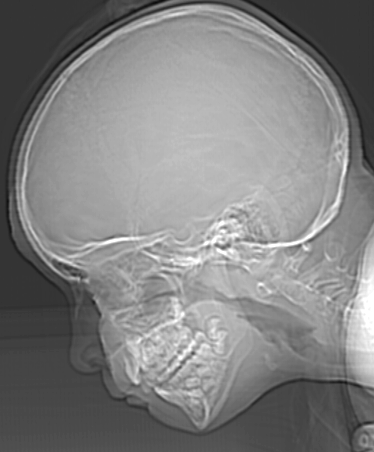
#> input picture Trabalho01/ctskull-256.tif, 374 x 452 px
$ python quantizacao.py
#> lines starting #> are read from the running program, lines starting #| are printed output that depends on the picture
import numpy as np
from PIL import Image
import matplotlib.pyplot as plt

# =============================================================================
# ATIVIDADE AVALIATIVA 1 - REQUISITO 2: QUANTIZAÇÃO
# PROFA. ALESSANDRA APARECIDA PAULINO
# =============================================================================

print("PROCESSAMENTO DIGITAL DE IMAGENS - ATIVIDADE AVALIATIVA 1")
print("REQUISITO 2: QUANTIZAÇÃO DE PIXELS (BITS POR PIXEL)")
print("Profa. Alessandra Aparecida Paulino")
print("=" * 80)

# Configurações
IMAGEM_ENTRADA = 'ctskull-256.tif'
BITS_ORIGINAL = 8  # Imagem original tem 8 bits (256 níveis)
BITS_ALVOS = [7, 6, 5, 4, 3, 2, 1]  # Bits solicitados na atividade

# =============================================================================
# TEORIA: O QUE É QUANTIZAÇÃO?
# =============================================================================

print("\n📚 CONCEITOS FUNDAMENTAIS:")
print("\n   🔍 O QUE É QUANTIZAÇÃO?")
print("      • Processo de REDUZIR o número de níveis de intensidade")
print("      • Cada pixel passa a ter MENOS bits para representar sua cor/intensidade")
print("      • Imagem fica com MENOS tons de cinza")

print("\n   🔍 BITS POR PIXEL:")
print("      • Determina quantos níveis de cinza existem")
print("      • Fórmula: L = 2^k (onde k = número de bits)")
print("      • 8 bits → 2^8 = 256 níveis (0 a 255)")
print("      • 7 bits → 2^7 = 128 níveis")
print("      • 1 bit  → 2^1 = 2 níveis (preto e branco)")

print("\n   🔍 EFEITOS DA QUANTIZAÇÃO:")
print("      • Reduz o número de cores/tons")
print("      • Cria efeito de 'posterização' ou 'contorno falso'")
print("      • Diminui o tamanho do arquivo")
print("      • Pode causar perda de detalhes sutis")


# =============================================================================
# FUNÇÕES BÁSICAS
# =============================================================================

def carregar_imagem(caminho):
    """
    Carrega uma imagem e converte para escala de cinza
    """
    try:
        img = Image.open(caminho).convert('L')
        array_img = np.array(img, dtype=np.uint8)
        print(f"\n✓ Imagem '{caminho}' carregada com sucesso!")
        print(f"   • Dimensões: {array_img.shape[1]} x {array_img.shape[0]} pixels")
        print(f"   • Bits por pixel: {BITS_ORIGINAL}")
        print(f"   • Níveis de cinza: {2 ** BITS_ORIGINAL}")
        print(f"   • Faixa de valores: 0 a {2 ** BITS_ORIGINAL - 1}")
        return array_img
    except FileNotFoundError:
        print(f"\n⚠ ERRO: Arquivo '{caminho}' não encontrado!")
        print("Criando uma imagem sintética para demonstração...")
        return criar_imagem_sintetica()


# [50 lines left out: function criar_imagem_sintetica, not called in this run]


# =============================================================================
# IMPLEMENTAÇÃO DA QUANTIZAÇÃO (SEM FUNÇÕES PRONTAS)
# =============================================================================

def calcular_niveis_quantizacao(bits):
    """
    Calcula o número de níveis de cinza para um dado número de bits

    FÓRMULA: L = 2^k
    onde:
    - L = número de níveis
    - k = número de bits

    Args:
        bits: Número de bits por pixel

    Returns:
        int: Número de níveis de cinza
    """
    niveis = 2 ** bits
    print(f"\n   📐 CÁLCULO DE NÍVEIS:")
    print(f"      • Bits: {bits}")
    print(f"      • Fórmula: L = 2^{bits}")
    print(f"      • Níveis de cinza: {niveis}")

    return niveis


def quantizar_imagem(imagem, bits_alvo):
    """
    Quantiza a imagem para um número específico de bits
    IMPLEMENTAÇÃO MANUAL - SEM FUNÇÕES PRONTAS

    TEORIA DA QUANTIZAÇÃO:
    - Imagem original tem 256 níveis (8 bits)
    - Queremos reduzir para 2^bits_alvo níveis
    - Precisamos "agrupar" os níveis originais em menos grupos

    ALGORITMO:
    1. Calcula quantos níveis teremos (2^bits_alvo)
    2. Calcula o "passo" entre cada nível
    3. Para cada pixel:
       a) Divide o valor pelo passo (determina em qual grupo está)
       b) Multiplica de volta pelo passo (obtém o valor representativo do grupo)

    EXEMPLO:
    - Original: 256 níveis (0-255)
    - Alvo: 4 bits → 16 níveis
    - Passo: 256/16 = 16
    - Valor 127 → 127/16 = 7 → 7*16 = 112 (novo valor)

    Args:
        imagem: Array numpy da imagem original
        bits_alvo: Número de bits desejado

    Returns:
        np.array: Imagem quantizada
    """
    print(f"\n{'=' * 70}")
    print(f"🔄 QUANTIZAÇÃO PARA {bits_alvo} BIT(S)")
    print(f"{'=' * 70}")

    # Calcula número de níveis
    niveis_alvo = calcular_niveis_quantizacao(bits_alvo)
    niveis_original = 2 ** BITS_ORIGINAL

    # Calcula o "passo" entre níveis
    passo = niveis_original / niveis_alvo

    print(f"\n   🔄 PROCESSO DE QUANTIZAÇÃO:")
    print(f"      • Níveis originais: {niveis_original} (8 bits)")
    print(f"      • Níveis alvo: {niveis_alvo} ({bits_alvo} bit(s))")
    print(f"      • Passo de quantização: {niveis_original}/{niveis_alvo} = {passo:.2f}")

    # Cria imagem quantizada
    altura, largura = imagem.shape
    imagem_quantizada = np.zeros((altura, largura), dtype=np.uint8)

    print(f"      • Processando {altura * largura:,} pixels...")

    # QUANTIZAÇÃO PIXEL POR PIXEL (implementação manual)
    for i in range(altura):
        for j in range(largura):
            # Pega valor original do pixel
            valor_original = imagem[i, j]

            # ETAPA 1: Divide pelo passo para determinar o grupo
            grupo = int(valor_original / passo)

            # ETAPA 2: Multiplica de volta para obter o valor representativo
            valor_quantizado = int(grupo * passo)

            # Garante que não ultrapassa 255
            valor_quantizado = min(valor_quantizado, 255)

            # Atribui o novo valor
            imagem_quantizada[i, j] = valor_quantizado

        # Mostra progresso a cada 10%
        if (i + 1) % (altura // 10) == 0:
            progresso = ((i + 1) / altura) * 100
            print(f"      • Progresso: {progresso:.0f}%")

    print(f"      ✓ Quantização concluída!")

    # Calcula estatísticas
    valores_unicos_original = len(np.unique(imagem))
    valores_unicos_quantizada = len(np.unique(imagem_quantizada))

    print(f"\n   📊 ESTATÍSTICAS:")
    print(f"      • Valores únicos (original): {valores_unicos_original}")
    print(f"      • Valores únicos (quantizada): {valores_unicos_quantizada}")
    print(f"      • Redução de informação: {(1 - bits_alvo / BITS_ORIGINAL) * 100:.1f}%")
    print(f"      • Compressão teórica: {BITS_ORIGINAL / bits_alvo:.2f}x")

    return imagem_quantizada


def aplicar_quantizacao_detalhada(imagem, bits_alvo):
    """
    Aplica quantização com explicação detalhada do processo
    """
    print(f"\n   💡 EXEMPLO NUMÉRICO DA QUANTIZAÇÃO:")

    # Pega alguns pixels de exemplo
    pixel_exemplo = imagem[128, 128]  # Pixel central

    niveis_alvo = 2 ** bits_alvo
    passo = 256 / niveis_alvo

    grupo = int(pixel_exemplo / passo)
    valor_quantizado = int(grupo * passo)

    print(f"      • Pixel exemplo (128, 128):")
    print(f"        - Valor original: {pixel_exemplo}")
    print(f"        - Grupo: {pixel_exemplo}/{passo:.2f} = {grupo}")
    print(f"        - Valor quantizado: {grupo} × {passo:.2f} = {valor_quantizado}")
    print(f"        - Diferença: {abs(pixel_exemplo - valor_quantizado)}")

    # Aplica quantização
    return quantizar_imagem(imagem, bits_alvo)


# =============================================================================
# VISUALIZAÇÃO DOS RESULTADOS
# =============================================================================

def visualizar_resultados(imagem_original, imagens_quantizadas, bits):
    """
    Visualiza todas as imagens lado a lado para comparação
    """
    print(f"\n{'=' * 70}")
    print("🎨 VISUALIZANDO RESULTADOS")
    print(f"{'=' * 70}")

    # Cria figura com 4x2 subplots (original + 7 quantizadas)
    fig, axes = plt.subplots(2, 4, figsize=(20, 10))
    fig.suptitle('REQUISITO 2: Quantização de Pixels (Redução de Bits)',
                 fontsize=16, fontweight='bold')

    # Flatten axes para facilitar iteração
    axes = axes.flatten()

    # Imagem original
    axes[0].imshow(imagem_original, cmap='gray', vmin=0, vmax=255)
    axes[0].set_title(f'Original\n8 bits\n256 níveis',
                      fontweight='bold', fontsize=11)
    axes[0].axis('off')

    # Imagens quantizadas
    for idx, (img_quant, bits_val) in enumerate(zip(imagens_quantizadas, bits)):
        axes[idx + 1].imshow(img_quant, cmap='gray', vmin=0, vmax=255)
        niveis = 2 ** bits_val
        axes[idx + 1].set_title(f'{bits_val} bit(s)\n{niveis} níveis',
                                fontweight='bold', fontsize=11)
        axes[idx + 1].axis('off')

    plt.tight_layout()
    plt.show()

    print("✓ Visualização principal concluída!")


def visualizar_histogramas(imagem_original, imagens_quantizadas, bits):
    """
    Visualiza histogramas para mostrar a distribuição de intensidades
    """
    print(f"\n{'=' * 70}")
    print("📊 VISUALIZANDO HISTOGRAMAS")
    print(f"{'=' * 70}")

    fig, axes = plt.subplots(2, 4, figsize=(20, 10))
    fig.suptitle('Histogramas: Distribuição de Níveis de Intensidade',
                 fontsize=16, fontweight='bold')

    axes = axes.flatten()

    # Histograma original
    axes[0].hist(imagem_original.ravel(), bins=256, range=(0, 256),
                 color='gray', alpha=0.7)
    axes[0].set_title(f'Original (8 bits)\n256 níveis possíveis', fontweight='bold')
    axes[0].set_xlabel('Intensidade')
    axes[0].set_ylabel('Frequência')
    axes[0].grid(True, alpha=0.3)

    # Histogramas quantizados
    for idx, (img_quant, bits_val) in enumerate(zip(imagens_quantizadas, bits)):
        niveis = 2 ** bits_val
        axes[idx + 1].hist(img_quant.ravel(), bins=niveis, range=(0, 256),
                           color='gray', alpha=0.7)
        axes[idx + 1].set_title(f'{bits_val} bit(s)\n{niveis} níveis',
                                fontweight='bold')
        axes[idx + 1].set_xlabel('Intensidade')
        axes[idx + 1].set_ylabel('Frequência')
        axes[idx + 1].grid(True, alpha=0.3)

    plt.tight_layout()
    plt.show()

    print("✓ Histogramas gerados!")


def visualizar_zoom_comparacao(imagem_original, imagens_quantizadas, bits):
    """
    Visualiza ZOOM em uma região para ver o efeito de posterização
    """
    print(f"\n{'=' * 70}")
    print("🔍 VISUALIZAÇÃO COM ZOOM (Efeito de Posterização)")
    print(f"{'=' * 70}")

    # Define região de interesse (centro)
    altura, largura = imagem_original.shape
    y_start = altura // 3
    y_end = 2 * altura // 3
    x_start = largura // 3
    x_end = 2 * largura // 3

    # Cria figura
    fig, axes = plt.subplots(2, 4, figsize=(20, 10))
    fig.suptitle('ZOOM: Efeito de Posterização (Contornos Falsos)',
                 fontsize=16, fontweight='bold')

    axes = axes.flatten()

    # Original
    regiao_orig = imagem_original[y_start:y_end, x_start:x_end]
    axes[0].imshow(regiao_orig, cmap='gray', vmin=0, vmax=255, interpolation='nearest')
    axes[0].set_title('Original (8 bits)\nTransições suaves', fontweight='bold')
    axes[0].axis('off')

    # Quantizadas
    for idx, (img_quant, bits_val) in enumerate(zip(imagens_quantizadas, bits)):
        regiao = img_quant[y_start:y_end, x_start:x_end]
        axes[idx + 1].imshow(regiao, cmap='gray', vmin=0, vmax=255, interpolation='nearest')
        axes[idx + 1].set_title(f'{bits_val} bit(s)\nContornos visíveis', fontweight='bold')
        axes[idx + 1].axis('off')

    plt.tight_layout()
    plt.show()

    print("✓ Visualização com zoom concluída!")


# =============================================================================
# ANÁLISE E DISCUSSÃO DOS RESULTADOS
# =============================================================================

def analisar_resultados(imagem_original, imagens_quantizadas, bits):
    """
    Análise detalhada dos efeitos da quantização
    """
    print(f"\n{'=' * 80}")
    print("📊 ANÁLISE DOS RESULTADOS - EFEITOS DA QUANTIZAÇÃO")
    print(f"{'=' * 80}")

    print("\n🔍 OBSERVAÇÕES SOBRE RESOLUÇÃO DE INTENSIDADE:")

    for img_quant, bits_val in zip(imagens_quantizadas, bits):
        niveis = 2 ** bits_val
        valores_unicos = len(np.unique(img_quant))

        print(f"\n   📌 {bits_val} BIT(S) ({niveis} NÍVEIS):")
        print(f"      • Níveis teóricos: {niveis}")
        print(f"      • Valores únicos na imagem: {valores_unicos}")

        if bits_val >= 5:
            print(f"      • Efeito visual: Quase imperceptível ao olho humano")
            print(f"      • Qualidade: Excelente para a maioria das aplicações")
        elif bits_val >= 3:
            print(f"      • Efeito visual: Posterização visível em zonas suaves")
            print(f"      • Qualidade: Aceitável para algumas aplicações")
        else:
            print(f"      • Efeito visual: Posterização severa, contornos falsos")
            print(f"      • Qualidade: Perda significativa de informação")

    print("\n💡 CONCEITOS IMPORTANTES:")
    print("   • RESOLUÇÃO DE INTENSIDADE: Menor alteração discernível nos níveis")
    print("   • POSTERIZAÇÃO: Efeito de 'bandas' ou 'contornos falsos'")
    print("   • Ocorre quando há poucos níveis para representar transições suaves")
    print("   • Bits ↓ = Níveis ↓ = Mais posterização")

    print("\n📚 OBSERVAÇÃO CIENTÍFICA:")
    print("   • O olho humano distingue aproximadamente 100-200 níveis de cinza")
    print("   • 8 bits (256 níveis) é geralmente suficiente")
    print("   • 6 bits (64 níveis) ainda é aceitável em muitos casos")
    print("   • Abaixo de 5 bits a qualidade deteriora rapidamente")

    print("\n⚖️ TRADE-OFF: QUALIDADE vs ARMAZENAMENTO")
    print("   • 8 bits → 1 byte por pixel (padrão)")
    print("   • 4 bits → 0.5 byte por pixel (50% de economia)")
    print("   • 1 bit  → 0.125 byte por pixel (87.5% de economia)")
    print("   • Mas com perda progressiva de qualidade!")

    print("\n🎯 APLICAÇÕES PRÁTICAS:")
    print("   • IMAGENS MÉDICAS: 12-16 bits (alta precisão)")
    print("   • FOTOS COMUNS: 8 bits (suficiente)")
    print("   • FAX, DOCUMENTOS: 1 bit (preto e branco)")
    print("   • COMPRESSÃO: Pode usar menos bits em regiões homogêneas")


# =============================================================================
# FUNÇÃO PRINCIPAL
# =============================================================================

def main():
    """
    Executa o Requisito 2 completo da atividade
    """
    print("\n🚀 INICIANDO REQUISITO 2: QUANTIZAÇÃO")

    # Carrega imagem original
    print(f"\n{'=' * 80}")
    print("📷 ETAPA 1: CARREGANDO IMAGEM ORIGINAL")
    print(f"{'=' * 80}")

    imagem_original = carregar_imagem(IMAGEM_ENTRADA)
#> in carregar_imagem, img is the input picture: PIL image 374x452 L; min 12, max 255, mean 129.4
#|    • Dimensões: 374 x 452 pixels

    # Aplica quantização para cada nível de bits
    print(f"\n{'=' * 80}")
    print("📷 ETAPA 2: APLICANDO QUANTIZAÇÕES")
    print(f"{'=' * 80}")

    imagens_quantizadas = []

    for bits in BITS_ALVOS:
        img_quantizada = aplicar_quantizacao_detalhada(imagem_original, bits)
        imagens_quantizadas.append(img_quantizada)
#> this loop made 7 passes
#> (grupo in aplicar_quantizacao_detalhada, valor_quantizado in aplicar_quantizacao_detalhada) on passes 1 to 7: (88, 176), (44, 176), (22, 176), (11, 176), (5, 160), (2, 128), (1, 128)
#> (printed output is left out)
#> after the loop, imagens_quantizadas = 7 items

    # Visualiza resultados
    print(f"\n{'=' * 80}")
    print("📷 ETAPA 3: VISUALIZAÇÃO DOS RESULTADOS")
    print(f"{'=' * 80}")

    visualizar_resultados(imagem_original, imagens_quantizadas, BITS_ALVOS)
#> the loop in visualizar_resultados, `for idx, (img_quant, bits_val) in enumerate(zip(imagens_quantizadas, b..` made 7 passes
#> (bits_val, niveis) on passes 1 to 7: (7, 128), (6, 64), (5, 32), (4, 16), (3, 8), (2, 4), (1, 2)
#> in visualizar_resultados, `plt.show()`:
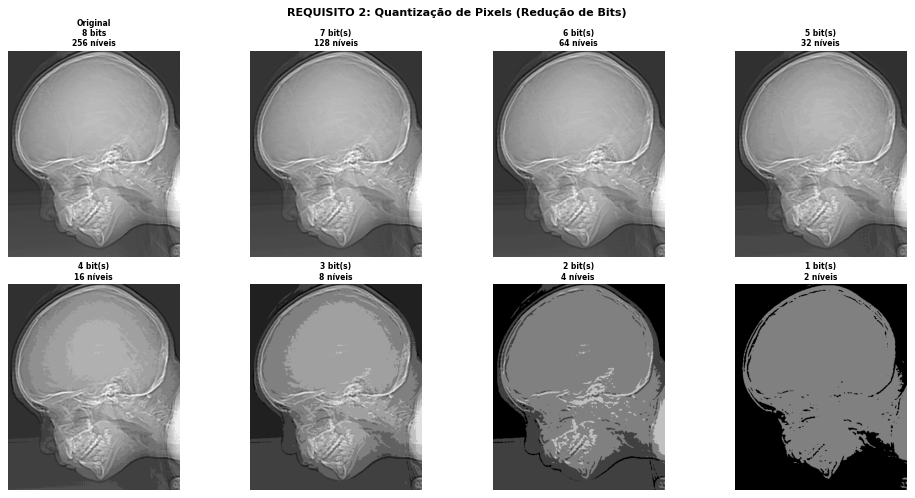
#> figure drawn by matplotlib, 8 panels
    visualizar_histogramas(imagem_original, imagens_quantizadas, BITS_ALVOS)
#> the loop in visualizar_histogramas, `for idx, (img_quant, bits_val) in enumerate(zip(imagens_quantizadas, b..` made 7 passes
#> in visualizar_histogramas, `plt.show()`:
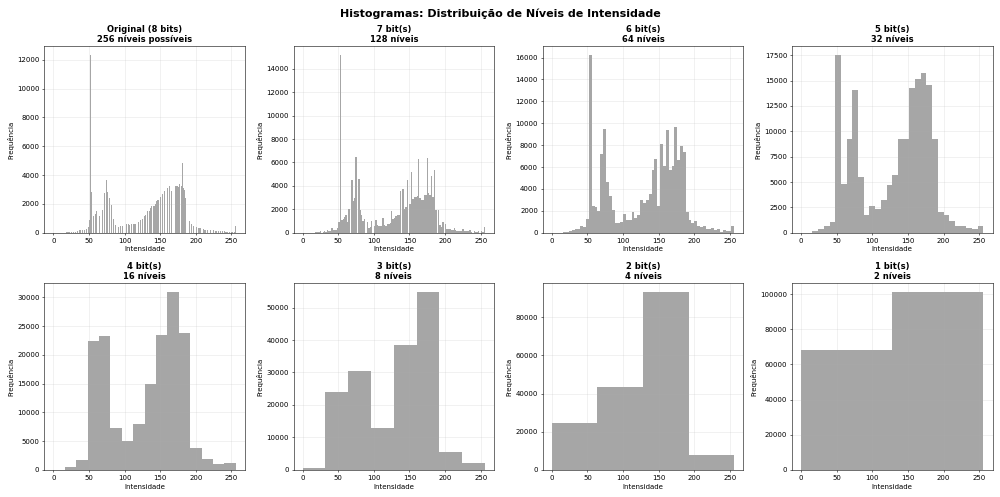
#> figure drawn by matplotlib, 8 panels; panel 1: tallest bar 12310 high, from x = 52 to 53; panel 2: tallest bar 15153 high, from x = 52 to 54; panel 3: tallest bar 16209 high, from x = 52 to 56; panel 4: tallest bar 17492 high, from x = 48 to 56
    visualizar_zoom_comparacao(imagem_original, imagens_quantizadas, BITS_ALVOS)
#> in visualizar_zoom_comparacao, `regiao_orig = imagem_original[y_start:y_end, x_start:x_end]`:
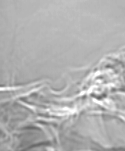
#> regiao_orig: shape (151, 125); min 96, max 255, mean 177.1
#> the loop in visualizar_zoom_comparacao, `for idx, (img_quant, bits_val) in enumerate(zip(imagens_quantizadas, b..` made 7 passes
#> bits_val on passes 1 to 7: 7, 6, 5, 4, 3, 2, 1
#> in visualizar_zoom_comparacao, `plt.show()`:
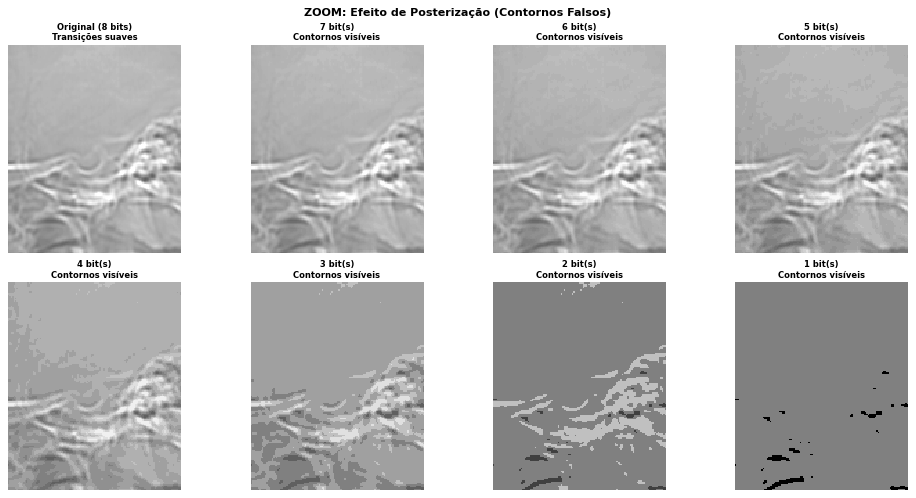
#> figure drawn by matplotlib, 8 panels

    # Análise final
    analisar_resultados(imagem_original, imagens_quantizadas, BITS_ALVOS)
#> the loop in analisar_resultados, `for img_quant, bits_val in zip(imagens_quantizadas, bits):` made 7 passes
#> (bits_val, niveis, valores_unicos) on passes 1 to 7: (7, 128, 110), (6, 64, 61), (5, 32, 31), (4, 16, 16), (3, 8, 8), (2, 4, 4), (1, 2, 2)

    print(f"\n{'=' * 80}")
    print("🎉 REQUISITO 2 CONCLUÍDO COM SUCESSO!")
    print(f"{'=' * 80}")
    print("\n📋 Resultados obtidos:")
    print(f"   ✅ Imagem original (8 bits) carregada")
    print(f"   ✅ Quantização para 7 bits concluída")
    print(f"   ✅ Quantização para 6 bits concluída")
    print(f"   ✅ Quantização para 5 bits concluída")
    print(f"   ✅ Quantização para 4 bits concluída")
    print(f"   ✅ Quantização para 3 bits concluída")
    print(f"   ✅ Quantização para 2 bits concluída")
    print(f"   ✅ Quantização para 1 bit concluída")
    print(f"   ✅ Visualizações comparativas geradas (imagens, histogramas, zoom)")
    print(f"   ✅ Análise detalhada dos efeitos apresentada")
    print(f"   ✅ NENHUMA função pronta utilizada (implementação manual)")


# =============================================================================
# EXECUÇÃO DO PROGRAMA
# =============================================================================

if __name__ == "__main__":
    main()
